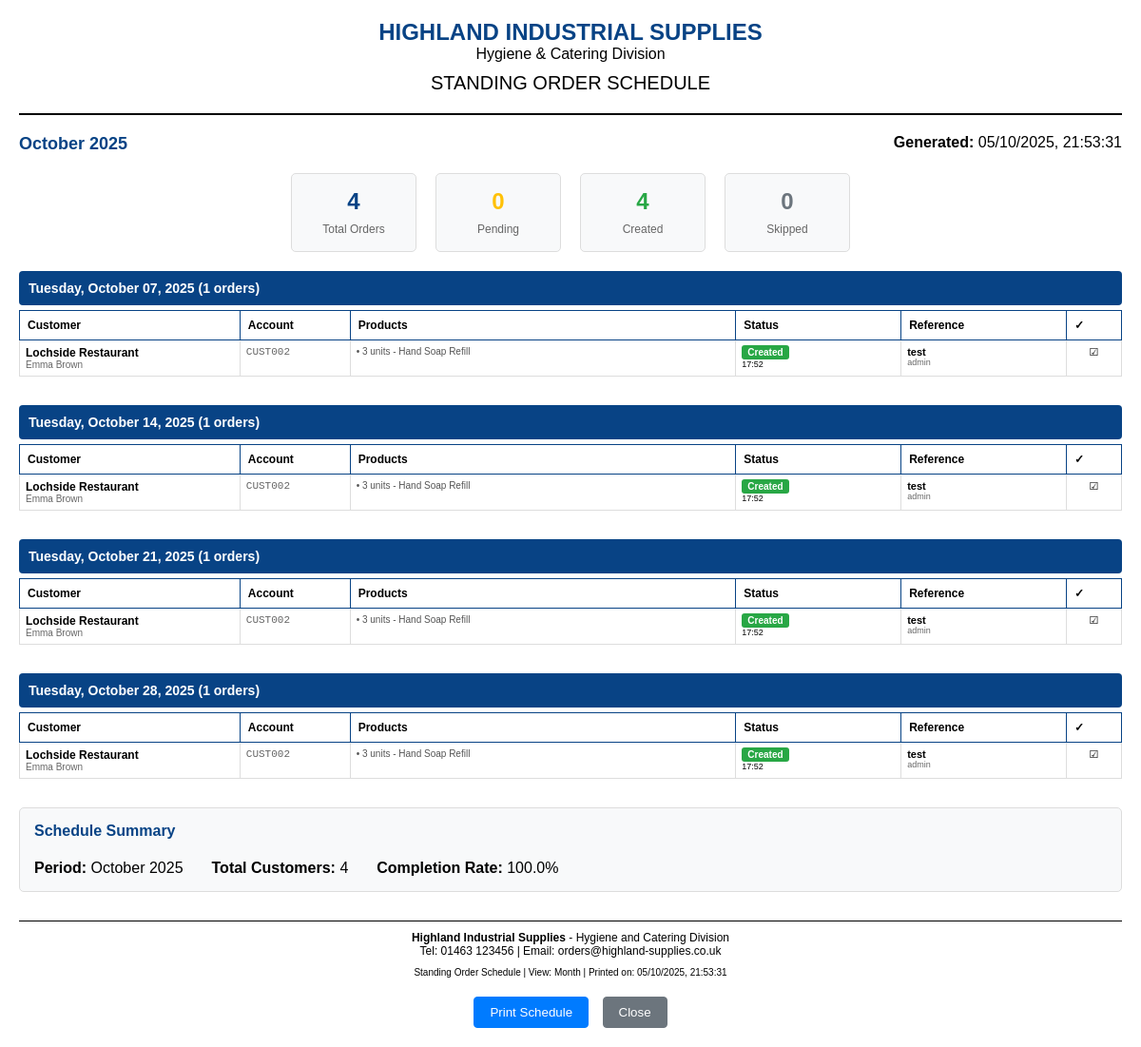
Page /standing-orders/schedule-view/print (signed in) on the committed database.
### app/models.py (models this page shows, shortened)
class StandingOrderSchedule(db.Model):
    id = db.Column(db.Integer, primary_key=True)
    standing_order_id = db.Column(db.Integer, db.ForeignKey('standing_order.id'), nullable=False)
    scheduled_date = db.Column(db.Date, nullable=False)
    status = db.Column(db.String(20), default='pending')  # pending, created, skipped
    order_created_date = db.Column(db.DateTime, nullable=True)
    order_created_by = db.Column(db.Integer, db.ForeignKey('user.id'), nullable=True)
    order_reference = db.Column(db.String(50))
    notes = db.Column(db.Text)
    created_by_user = db.relationship('User', backref='created_orders_from_standing')
    __table_args__ = (
        db.UniqueConstraint('standing_order_id', 'scheduled_date'),
        db.Index('idx_schedule_date_status', 'scheduled_date', 'status'),
    )

class Customer(db.Model):
    id = db.Column(db.Integer, primary_key=True)
    account_number = db.Column(db.String(20), unique=True, nullable=False, index=True)
    name = db.Column(db.String(100), nullable=False, index=True)
    contact_name = db.Column(db.String(100))
    phone = db.Column(db.String(20))  # Main phone number for the account
    email = db.Column(db.String(100))
    address = db.Column(db.String(200))
    notes = db.Column(db.Text)
    callsheet_notes = db.Column(db.Text)  # Persistent across all callsheets
    addresses = db.relationship('CustomerAddress', backref='customer', lazy=True, cascade='all, delete-orphan')
    __table_args__ = (
        db.Index('idx_customer_account', 'account_number'),
        db.Index('idx_customer_name', 'name'),
    )

class StandingOrderItem(db.Model):
    id = db.Column(db.Integer, primary_key=True)
    standing_order_id = db.Column(db.Integer, db.ForeignKey('standing_order.id'), nullable=False)
    product_code = db.Column(db.String(50), nullable=False)
    product_name = db.Column(db.String(100), nullable=False)
    quantity = db.Column(db.Integer, nullable=False)
    unit_type = db.Column(db.String(20), default='units')  # units, cases, boxes, etc.
    special_notes = db.Column(db.Text)  # Item-specific notes
    created_at = db.Column(db.DateTime, nullable=False, default=datetime.utcnow)

class User(db.Model, UserMixin):
    id = db.Column(db.Integer, primary_key=True)
    username = db.Column(db.String(20), unique=True, nullable=False)  # Keep for system use
    email = db.Column(db.String(120), unique=True, nullable=False, index=True)  # Primary identifier
    full_name = db.Column(db.String(100), nullable=False)
    password_hash = db.Column(db.String(128), nullable=False)  # Changed from 'password' to 'password_hash'
    role = db.Column(db.String(20), nullable=False)
    job_title = db.Column(db.String(100))
    direct_phone = db.Column(db.String(20))
    mobile_phone = db.Column(db.String(20))
    is_active = db.Column(db.Boolean, default=True)
    must_change_password = db.Column(db.Boolean, default=False)
    created_at = db.Column(db.DateTime, nullable=False, default=datetime.utcnow)
    last_login = db.Column(db.DateTime)
    forms = db.relationship('Form', foreign_keys='Form.user_id', backref='author', lazy=True)
    callsheet_entries = db.relationship('CallsheetEntry', backref='entered_by', lazy=True)
    callsheets_created = db.relationship('Callsheet', backref='created_by_user', lazy=True)
    todo_items = db.relationship('TodoItem', backref='user', lazy=True, cascade='all, delete-orphan')
    company_updates = db.relationship('CompanyUpdate', backref='author', lazy=True, cascade='all, delete-orphan')

### app/routes.py (the view)
@main.route('/standing-orders/schedule-view/print')
@login_required
def print_schedule_view():
    view_type = request.args.get('view', 'month')
    target_date = request.args.get('date', str(date.today()))
    try:
        target_date = datetime.strptime(target_date, '%Y-%m-%d').date()
    except:
        target_date = date.today()
    if view_type == 'day':
        start_date = target_date
        end_date = target_date
    elif view_type == 'week':
        start_date = target_date - timedelta(days=target_date.weekday())
        end_date = start_date + timedelta(days=6)
    else:  # month
        start_date = date(target_date.year, target_date.month, 1)
        end_date = date(target_date.year, target_date.month, calendar.monthrange(target_date.year, target_date.month)[1])
    schedules = StandingOrderSchedule.query.join(StandingOrder).join(Customer).filter(
        StandingOrderSchedule.scheduled_date.between(start_date, end_date),
        StandingOrder.status != 'paused'
    ).order_by(StandingOrderSchedule.scheduled_date, Customer.name).all()
    schedules_by_date = {}
    for schedule in schedules:
        date_key = schedule.scheduled_date
        if date_key not in schedules_by_date:
            schedules_by_date[date_key] = []
        schedules_by_date[date_key].append(schedule)
    total = len(schedules)
    completed = len([s for s in schedules if s.status == 'created'])
    pending = len([s for s in schedules if s.status == 'pending'])
    skipped = len([s for s in schedules if s.status == 'skipped'])
    return render_template(
        'print_schedule_view.html',
        view_type=view_type,
        target_date=target_date,
        start_date=start_date,
        end_date=end_date,
        schedules_by_date=schedules_by_date,
        total=total,
        completed=completed,
        pending=pending,
        skipped=skipped
    )

### app/models.py (called while the page is built)
@login_manager.user_loader
def load_user(user_id):
    return User.query.get(int(user_id))

### app/templates/print_schedule_view.html (shortened to what this page needs)
<!DOCTYPE html>
<html lang="en">
  <head>
  </head>
  <body>
    <div class="header">
      <div class="company-name">HIGHLAND INDUSTRIAL SUPPLIES</div>
      <div>Hygiene & Catering Division</div>
      <div class="form-title">STANDING ORDER SCHEDULE</div>
    </div>
    <div class="form-info">
      <div>
        <span class="schedule-period">
          {% if view_type == 'day' %} {{ target_date.strftime('%A, %B %d, %Y')
          }} {% elif view_type == 'week' %} Week of {{ start_date.strftime('%B
          %d') }} - {{ end_date.strftime('%B %d, %Y') }} {% else %} {{
          target_date.strftime('%B %Y') }} {% endif %}
        </span>
      </div>
      <div><strong>Generated:</strong> <span id="print-date"></span></div>
    </div>
    <div class="stats-container">
      <div class="stat-box">
        <h4>{{ total }}</h4>
        <small>Total Orders</small>
      </div>
      <div class="stat-box">
        <h4 style="color: #ffc107">{{ pending }}</h4>
        <small>Pending</small>
      </div>
      <div class="stat-box">
        <h4 style="color: #28a745">{{ completed }}</h4>
        <small>Created</small>
      </div>
      <div class="stat-box">
        <h4 style="color: #6c757d">{{ skipped }}</h4>
        <small>Skipped</small>
      </div>
    </div>
    {% if schedules_by_date %} {% for date, schedules in
    schedules_by_date.items()|sort %}
    <div class="date-header">
      {{ date.strftime('%A, %B %d, %Y') }} ({{ schedules|length }} orders)
    </div>
    <table class="schedule-table">
      <thead>
        <tr>
          <th width="20%">Customer</th>
          <th width="10%">Account</th>
          <th width="35%">Products</th>
          <th width="15%">Status</th>
          <th width="15%">Reference</th>
          <th width="5%">✓</th>
        </tr>
      </thead>
      <tbody>
        {% for schedule in schedules %}
        <tr>
          <td>
            <div class="customer-name">
              {{ schedule.standing_order.customer.name }}
            </div>
            {% if schedule.standing_order.customer.contact_name %}
            <div style="font-size: 10px; color: #666">
              {{ schedule.standing_order.customer.contact_name }}
            </div>
            {% endif %}
          </td>
          <td>
            <div class="account-number">
              {{ schedule.standing_order.customer.account_number }}
            </div>
          </td>
          <td>
            <div class="product-list">
              {% for item in schedule.standing_order.items %} • {{ item.quantity
              }} {{ item.unit_type }} - {{ item.product_name }}<br />
              {% endfor %}
            </div>
          </td>
          <td>
            {% if schedule.status == 'created' %}
            <span class="status-badge status-created">Created</span>
            {% if schedule.order_created_date %}
            <div style="font-size: 9px; margin-top: 2px">
              {{ schedule.order_created_date.strftime('%H:%M') }}
            </div>
            {% endif %} {% elif schedule.status == 'skipped' %}
            <span class="status-badge status-skipped">Skipped</span>
            {% else %}
            <span class="status-badge status-pending">Pending</span>
            {% endif %}
          </td>
          <td>
            {% if schedule.order_reference %}
            <strong>{{ schedule.order_reference }}</strong>
            {% endif %} {% if schedule.created_by_user %}
            <div style="font-size: 9px; color: #666">
              {{ schedule.created_by_user.username }}
            </div>
            {% endif %}
          </td>
          <td style="text-align: center">
            {% if schedule.status == 'pending' %} ☐ {% elif schedule.status ==
            'created' %} ☑ {% else %} ☒ {% endif %}
          </td>
        </tr>
        {% endfor %}
      </tbody>
    </table>
    {% endfor %} {% else %}
    <div style="text-align: center; padding: 40px; color: #666">
      <h3>No standing orders scheduled for this period</h3>
    </div>
    {% endif %}
    <div
      style="
        margin-top: 30px;
        padding: 15px;
        background-color: #f8f9fa;
        border: 1px solid #ddd;
        border-radius: 5px;
      "
    >
      <h4 style="color: #084385; margin-top: 0">Schedule Summary</h4>
      <div style="display: flex; gap: 30px">
        <div>
          <strong>Period:</strong>
          {% if view_type == 'day' %} {{ target_date.strftime('%A, %B %d, %Y')
          }} {% elif view_type == 'week' %} {{ start_date.strftime('%B %d') }} -
          {{ end_date.strftime('%B %d, %Y') }} {% else %} {{
          target_date.strftime('%B %Y') }} {% endif %}
        </div>
        <div>
          <strong>Total Customers:</strong> {{
          schedules_by_date.values()|map('length')|sum if schedules_by_date else
          0 }}
        </div>
        <div>
          <strong>Completion Rate:</strong>
          {% if total > 0 %} {{ "%.1f"|format((completed / total * 100)) }}% {%
          else %} 0% {% endif %}
        </div>
      </div>
    </div>
    <div class="footer">
      <div>
        <strong>Highland Industrial Supplies</strong> - Hygiene and Catering
        Division
      </div>
      <div>Tel: 01463 123456 | Email: orders@highland-supplies.co.uk</div>
      <div style="margin-top: 10px; font-size: 10px">
        Standing Order Schedule | View: {{ view_type|title }} | Printed on:
        <span id="print-date-footer"></span>
      </div>
    </div>
    <div class="no-print" style="margin-top: 20px; text-align: center">
      <button onclick="window.print()" class="btn">Print Schedule</button>
      <button onclick="window.close()" class="btn btn-secondary">Close</button>
    </div>
  </body>
</html>

### app/templates/print_schedule_view.html (style rules this page uses)
body { font-family: Arial, sans-serif; margin: 0; padding: 20px; color: #000; background: white; }
.header { text-align: center; margin-bottom: 20px; border-bottom: 2px solid #000; padding-bottom: 10px; }
.company-name { font-size: 24px; font-weight: bold; color: #084385; }
.form-title { font-size: 20px; margin: 10px 0; }
.form-info { display: flex; justify-content: space-between; margin-bottom: 20px; }
.schedule-period { font-size: 18px; font-weight: bold; color: #084385; }
.stats-container { display: flex; gap: 20px; margin-bottom: 20px; justify-content: center; }
.stat-box { background-color: #f8f9fa; padding: 15px; border: 1px solid #ddd; border-radius: 5px; text-align: center; min-width: 100px; }
.stat-box h4 { margin: 0 0 5px 0; color: #084385; font-size: 24px; }
.stat-box small { color: #666; font-size: 12px; }
.schedule-table { width: 100%; border-collapse: collapse; margin-bottom: 30px; page-break-inside: avoid; }
.schedule-table th { padding: 8px; text-align: left; border: 1px solid #084385; font-size: 12px; }
.schedule-table td { border: 1px solid #ddd; padding: 6px; font-size: 11px; vertical-align: top; }
.date-header { background-color: #084385; color: white; padding: 10px; margin: 20px 0 5px 0; font-weight: bold; font-size: 14px; border-radius: 4px; page-break-after: avoid; }
.customer-name { font-weight: bold; font-size: 12px; }
.account-number { font-family: monospace; color: #666; font-size: 11px; }
.product-list { font-size: 10px; color: #555; }
.status-badge { padding: 2px 6px; border-radius: 3px; font-size: 10px; font-weight: bold; }
.status-created { background-color: #28a745; color: white; }
.footer { margin-top: 30px; border-top: 1px solid #000; padding-top: 10px; font-size: 12px; text-align: center; }
.btn { padding: 8px 16px; margin: 0 5px; border: 1px solid #007bff; background-color: #007bff; color: white; text-decoration: none; border-radius: 4px; cursor: pointer; }
.btn-secondary { background-color: #6c757d; border-color: #6c757d; }

### rows in the picture
StandingOrderSchedule: strftime "Tuesday, October 07, 2025", standing_order.customer.name "Lochside Restaurant", standing_order.customer.contact_name "Emma Brown", standing_order.customer.account_number "CUST002", order_created_date "17:52", order_reference "test", created_by_user.username "admin"
StandingOrderItem: quantity "3", unit_type "units", product_name "Hand Soap Refill"
StandingOrderSchedule: strftime "Tuesday, October 14, 2025", standing_order.customer.name "Lochside Restaurant", standing_order.customer.contact_name "Emma Brown", standing_order.customer.account_number "CUST002", order_created_date "17:52", order_reference "test", created_by_user.username "admin"
StandingOrderSchedule: strftime "Tuesday, October 21, 2025", standing_order.customer.name "Lochside Restaurant", standing_order.customer.contact_name "Emma Brown", standing_order.customer.account_number "CUST002", order_created_date "17:52", order_reference "test", created_by_user.username "admin"
StandingOrderSchedule: strftime "Tuesday, October 28, 2025", standing_order.customer.name "Lochside Restaurant", standing_order.customer.contact_name "Emma Brown", standing_order.customer.account_number "CUST002", order_created_date "17:52", order_reference "test", created_by_user.username "admin"

### other values in the picture
{{ target_date.strftime('%B %Y') }} "October 2025"
{{ total }} "4"
{{ pending }} "0"
{{ completed }} "4"
{{ skipped }} "0"
{{ schedules|length }} "1" "1" "1" "1"
{{ "%.1f"|format((completed / total * 100)) }} "100.0"
{{ view_type|title }} "Month"
